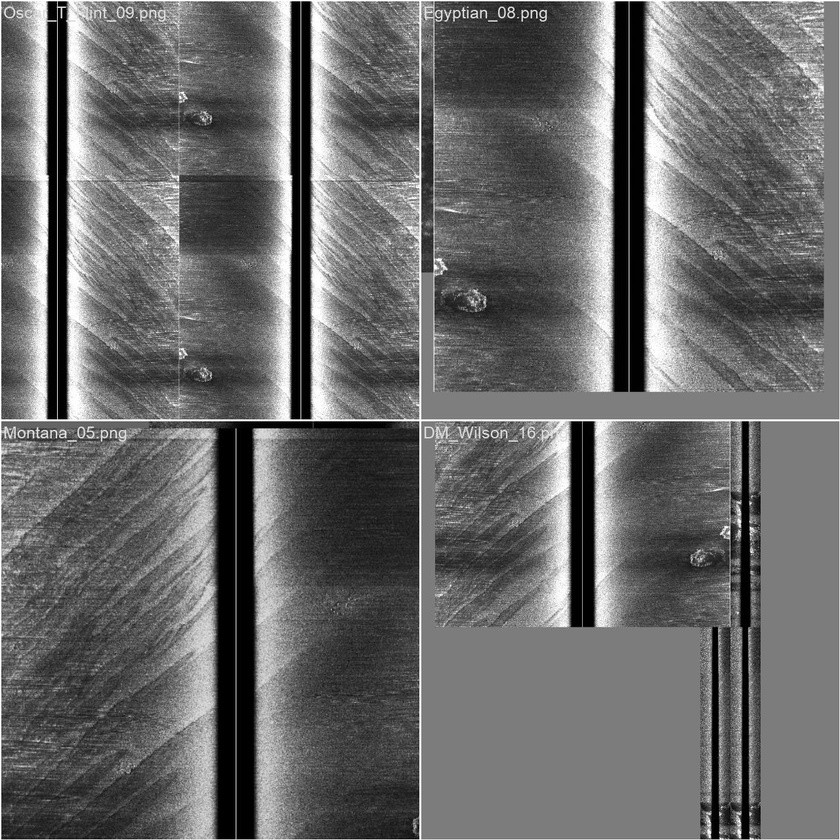
#> input picture runs/segment/gpu_test/train_batch0.jpg, 840 x 840 px, shrunk from 1280 x 1280 before the run
$ python convert_one_mask.py ../runs/segment/gpu_test/train_batch0.jpg out.png
#> lines starting #> are read from the running program, lines starting #| are printed output that depends on the picture; after the words box and inside, x2 and y2 are one past the last pixel; in counts of white or black regions, pixels touching at a corner belong together
from pathlib import Path
import cv2
import numpy as np
import sys


def convert_mask(mask_path, output_path, class_id=0):

#> called with class_id = 0
    mask = cv2.imread(
        str(mask_path),
        cv2.IMREAD_GRAYSCALE
    )
#> mask is the input picture: shape (840, 840); min 0, max 255, mean 105.5

    if mask is None:
        print("ERROR: Could not read mask:")
        print(mask_path)
        return

    height, width = mask.shape
#> height = 840; width = 840

    binary = (mask > 0).astype(np.uint8) * 255
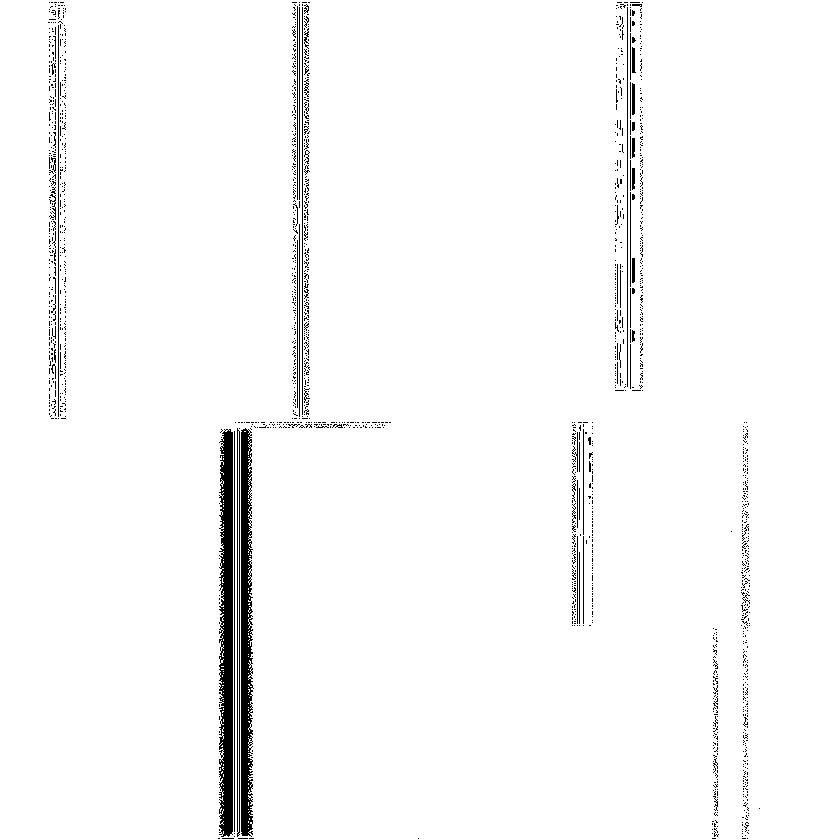
#> binary: shape (840, 840); 97.4% white; 1604 black regions (1534 under 20 px), largest, box (x1, y1, x2, y2) and area: (219, 429, 233, 837) 4722, (241, 428, 254, 837) 3942, (237, 428, 240, 837) 815

    contours, _ = cv2.findContours(
        binary,
        cv2.RETR_EXTERNAL,
        cv2.CHAIN_APPROX_SIMPLE
    )
#> contours = [[[0, 0], [0, 839], [839, 839], [839, 0]]]

    with open(output_path, "w") as file:

        for contour in contours:

            if cv2.contourArea(contour) < 10:
                continue

            epsilon = 0.002 * cv2.arcLength(
                contour,
                True
            )

            polygon = cv2.approxPolyDP(
                contour,
                epsilon,
                True
            )

            if len(polygon) < 3:
                continue

            points = []

            for point in polygon:

                x, y = point[0]

                points.append(x / width)
                points.append(y / height)

            file.write(
                str(class_id) + " " +
                " ".join(
                    f"{p:.6f}" for p in points
                ) +
                "\n"
            )
#> this loop made 1 pass
#> (epsilon, polygon) on pass 1: (6.71, [[0, 0], [0, 839], [839, 839], [839, 0]])

    print("Conversion completed:")
    print(mask_path)
    print("->")
    print(output_path)


if __name__ == "__main__":

    if len(sys.argv) < 3:

        print(
            "Usage:\n"
            "python convert_one_mask.py "
            "input_mask.png output.txt"
        )

        sys.exit(1)

    mask_path = Path(sys.argv[1])
    output_path = Path(sys.argv[2])

    convert_mask(
        mask_path,
        output_path
    )

$ run again, on runs/segment/gpu_test/train_batch2.jpg
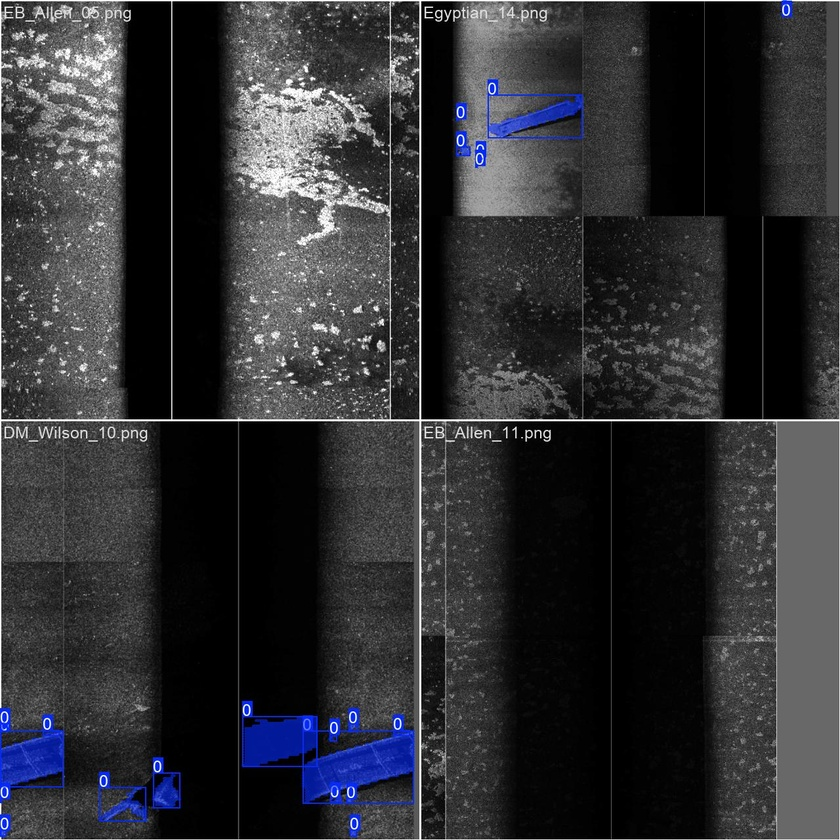
#> input picture runs/segment/gpu_test/train_batch2.jpg, 840 x 840 px, shrunk from 1280 x 1280 before the run
#> in convert_mask, `mask = cv2.imread( str(mask_path), cv2.IMREAD_GRAYSCALE )`:
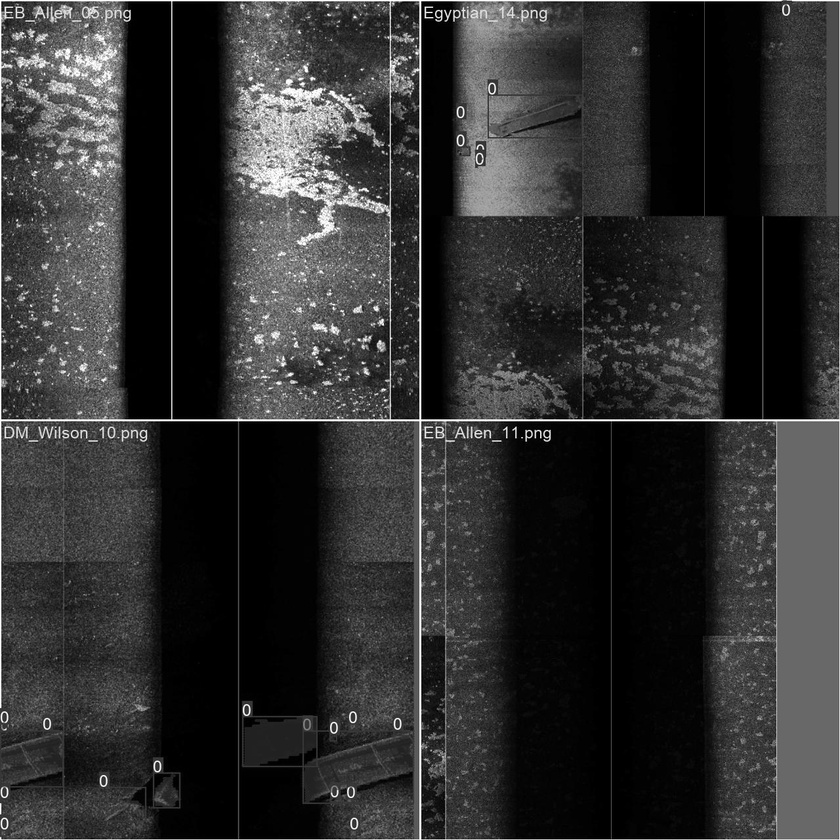
#> mask: shape (840, 840); min 0, max 255, mean 48.7
#> in convert_mask, `binary = (mask > 0).astype(np.uint8) * 255`:
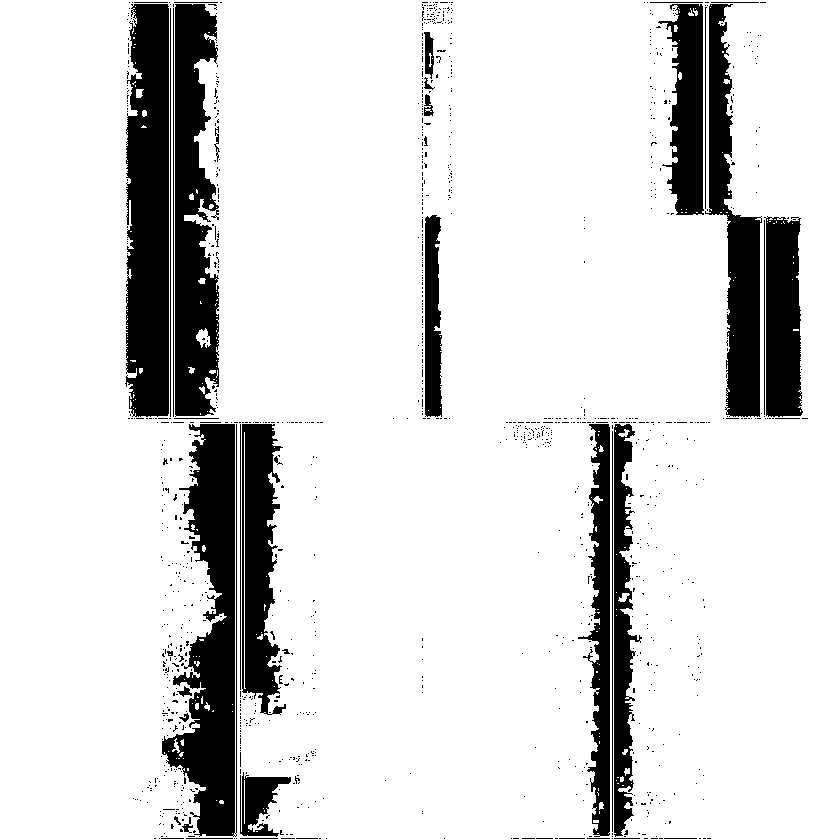
#> binary: shape (840, 840); 85.6% white; 1178 black regions (1133 under 20 px), largest, box (x1, y1, x2, y2) and area: (162, 424, 237, 837) 16846, (125, 4, 169, 417) 16187, (175, 4, 219, 417) 13771
#> contours = [[[0, 0], [0, 839], [839, 839], [839, 0]]]
#> the loop in convert_mask, `for contour in contours: ` made 1 pass
#> (epsilon, polygon) on pass 1: (6.71, [[0, 0], [0, 839], [839, 839], [839, 0]])

$ run again, on runs/segment/gpu_test/val_batch0_pred.jpg
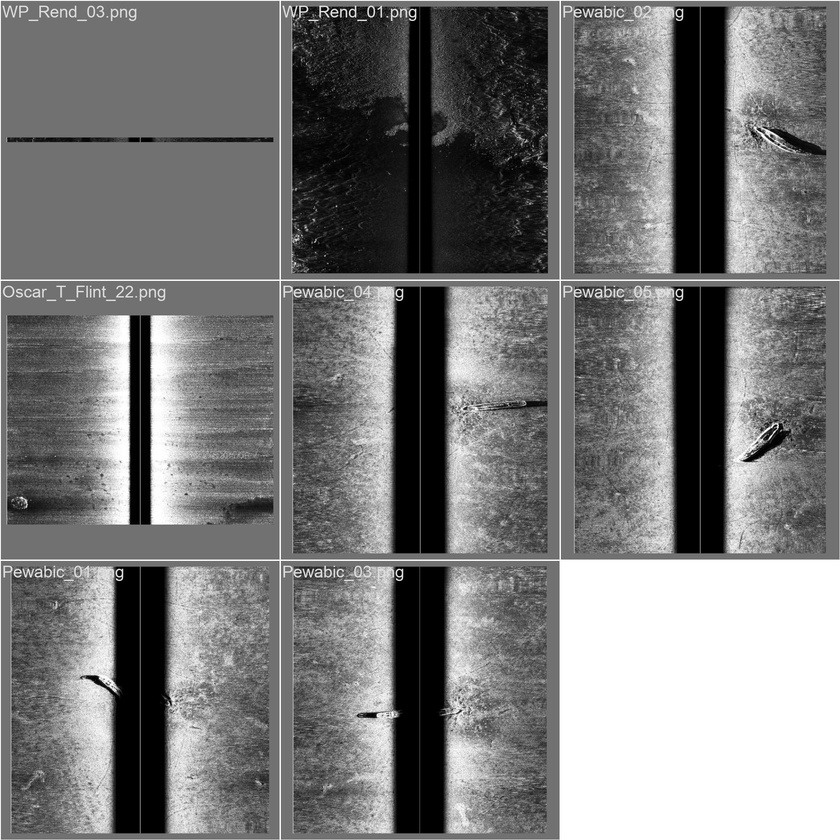
#> input picture runs/segment/gpu_test/val_batch0_pred.jpg, 840 x 840 px, shrunk from 1920 x 1920 before the run
#> in convert_mask, mask is the input picture: shape (840, 840); min 0, max 255, mean 120.3
#> in convert_mask, `binary = (mask > 0).astype(np.uint8) * 255`:
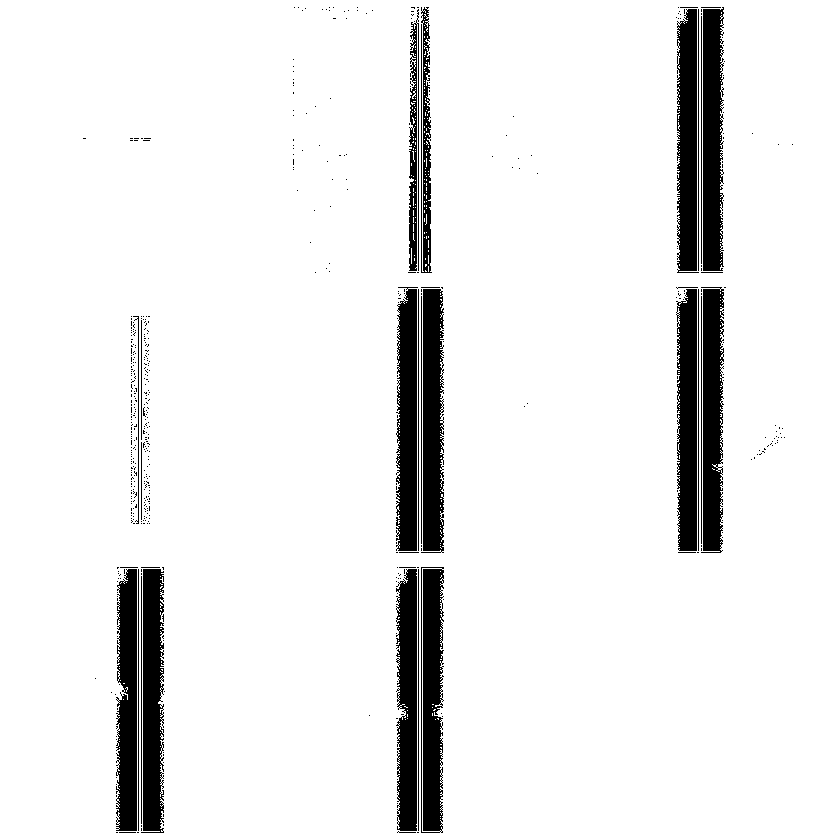
#> binary: shape (840, 840); 92% white; 535 black regions (507 under 20 px), largest, box (x1, y1, x2, y2) and area: (421, 567, 444, 833) 5173, (421, 289, 444, 553) 5082, (141, 569, 164, 833) 5017
#> contours = [[[0, 0], [0, 839], [839, 839], [839, 0]]]
#> the loop in convert_mask, `for contour in contours: ` made 1 pass
#> (epsilon, polygon) on pass 1: (6.71, [[0, 0], [0, 839], [839, 839], [839, 0]])

$ run again, on runs/segment/gpu_test/val_batch1_pred.jpg
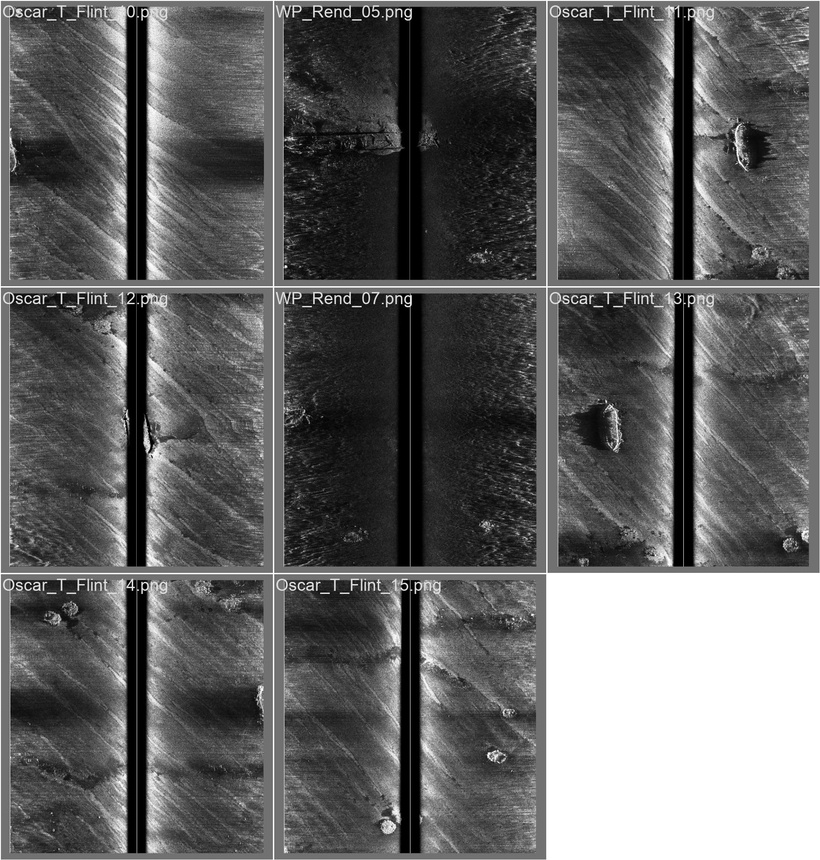
#> input picture runs/segment/gpu_test/val_batch1_pred.jpg, 820 x 860 px, shrunk from 1830 x 1920 before the run
#> in convert_mask, mask is the input picture: shape (860, 820); min 0, max 255, mean 97.9
#> in convert_mask, `binary = (mask > 0).astype(np.uint8) * 255`:
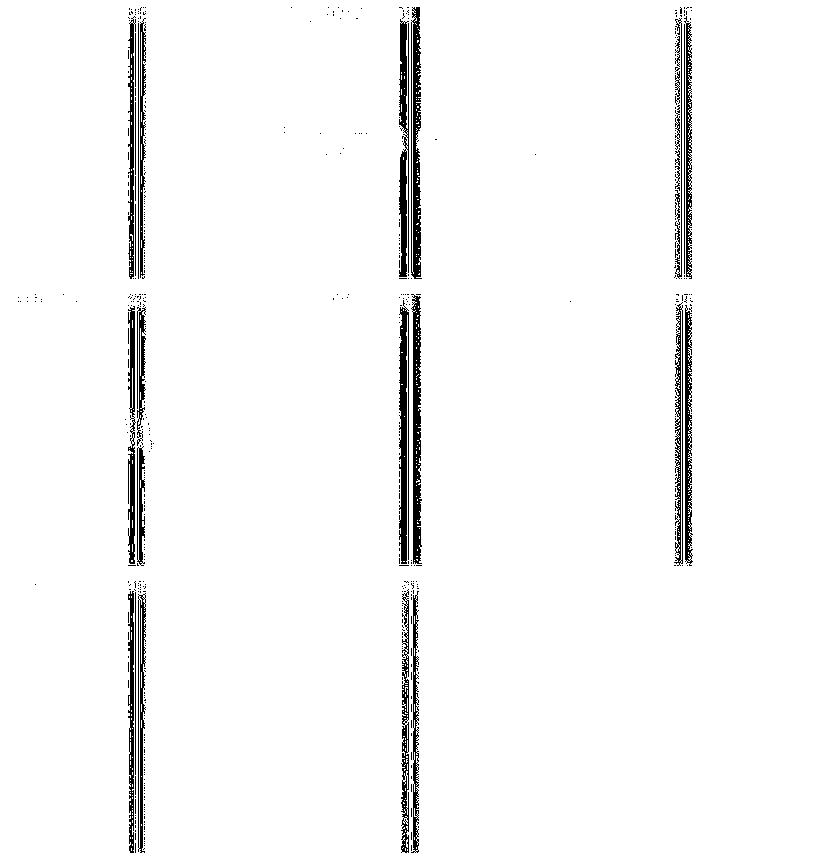
#> binary: shape (860, 820); 96.7% white; 495 black regions (466 under 20 px), largest, box (x1, y1, x2, y2) and area: (411, 7, 422, 279) 2018, (399, 300, 409, 564) 1942, (411, 294, 422, 564) 1889
#> contours = [[[0, 0], [0, 859], [819, 859], [819, 0]]]
#> the loop in convert_mask, `for contour in contours: ` made 1 pass
#> (epsilon, polygon) on pass 1: (6.71, [[0, 0], [0, 859], [819, 859], [819, 0]])
